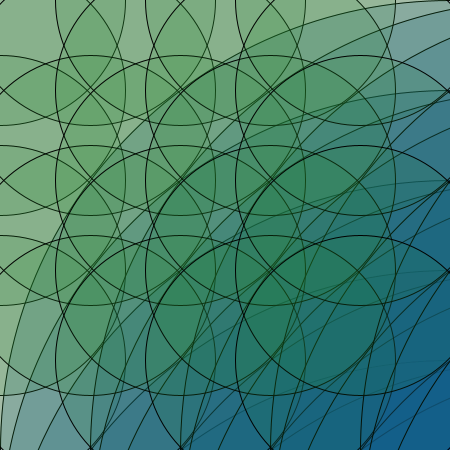
Frame 1 (no input)
Frame 60 (the mouse pressed at the canvas centre just before this capture): identical to frame 1, image omitted
Frame 120 (the mouse held since frame 60 and released just before this capture): identical to frame 1, image omitted

The Processing sketch that drew this single still picture (run headless with seeded random() and noise(); from frame 60 on, the mouse is pressed at the canvas centre):

// Processing sketch: processing_22811
// ── processing_22811.pde

int patternSeperationX = 90;
int patternSeperationY = 90;
void setup(){
size(450,450);

for(int i = 0; i < width/patternSeperationX; i++){
for(int j = 0; j < height/patternSeperationY; j++){
pushMatrix();
translate(i*patternSeperationX, j*patternSeperationY);
yourFunction();
popMatrix();
}
}

}
void draw()
{

}
void yourFunction(){
strokeWeight(1);
fill(14,89,149,50);
ellipse(450,450,900,900);
fill(37,137,43,30);
ellipse(0,0,250,250);
} 
